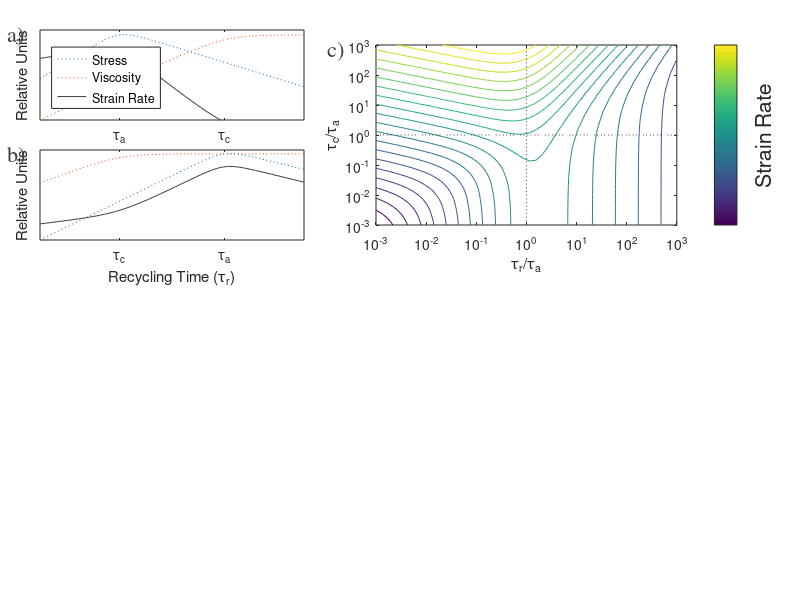

Here is the MATLAB script that generated this plot:


topp=0.95;
w=0.33;
h=0.15;
tr = logspace(-2,8,50);



xspot=0.05;

subplot('Position',[xspot topp-h w h])
tc = 100000;
ta = 10;
nr = 1./(1+(tc./tr).^(3/4));
sr = 1./((tr/ta).^0.5 + ta./tr);

loglog(tr,sr,':','DisplayName','Stress')
hold on
loglog(tr,nr/2,':','DisplayName','Viscosity')
ylim([0 1])
xlim([10^-2 10^8])
xlabel('Recycling Time (\tau_r)')
set(gca,'ytick',[],'xtick',[ta tc], 'xticklabel',{'\tau_a' '\tau_c'},'xminortick','off')

semilogx(tr,sr./nr/10000,'Color',[0.25 0.25 0.25],'DisplayName','Strain Rate')

ylabel('Relative Units')
xlabel('Recycling Time (\tau_r)')
set(gca,'ytick',[],'xtick',[ta tc], 'xticklabel',{'\tau_a' '\tau_c'},'xminortick','off')
legend('Location','southwest')




subplot('Position',[xspot topp-h*2-0.05 w h])

tc = 10;
ta = 100000;
nr = 1./(1+(tc./tr).^(3/4));
sr = 1./((tr/ta).^0.5 + ta./tr);

loglog(tr,sr,':','DisplayName','Stress')
hold on
loglog(tr,nr/2,':','DisplayName','Viscosity')
ylim([0 1])
xlim([10^-2 10^8])

semilogx(tr,sr./nr/10,'Color',[0.25 0.25 0.25],'DisplayName','Strain Rate')

ylabel('Relative Units')
xlabel('Recycling Time (\tau_r)')
set(gca,'ytick',[],'xtick',[tc ta], 'xticklabel',{'\tau_c' '\tau_a'},'xminortick','off')






annotation('textbox', [0.01 0.9+0.025 0.05 0.05],'String','a)','LineStyle','none','FontSize',16,'FontName','Times','Color',[0.25 0.25 0.25])
annotation('textbox', [0.01 0.9-h-0.025 0.05 0.05],'String','b)','LineStyle','none','FontSize',16,'FontName','Times','Color',[0.25 0.25 0.25])
annotation('textbox', [0.41 0.9 0.05 0.05],'String','c)','LineStyle','none','FontSize',16,'FontName','Times','Color',[0.25 0.25 0.25])


xspot=xspot+0.42;
subplot('Position',[xspot topp-h*2-0.025 0.8-w h*2])

r = logspace(-3,3,50);
[X,Y] = meshgrid(logspace(-3,3,50),logspace(-3,3,50));
% C = (1+X.^(-3/4))./(X./Y+Y./X);
C = (1+(Y./X).^(3/4))./(X.^0.5+1./X);

contour(X,Y,log10(C),20)
hold on
plot(r,r./r,':','Color',[0.25 0.25 0.25])
plot(r./r,r,':','Color',[0.25 0.25 0.25])

set(gca,'xscale','log')
set(gca,'yscale','log')
xlabel('\tau_r/\tau_a')
ylabel('\tau_c/\tau_a')
h = colorbar;
ylabel(h, 'Strain Rate')
set(h,'YTick',[])
set(h,'fontsize',14);
ylim([0.001,1000])

cd('../../../figures')
print('-depsc','-r0',['figure_theor.eps']);
